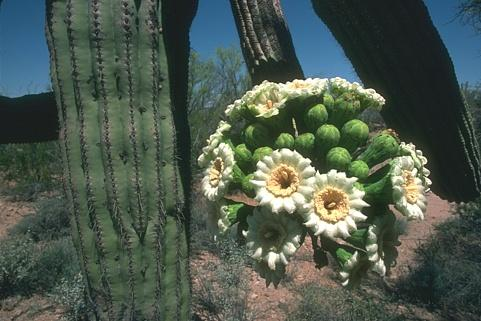
#> input picture Project1/A53097130/data/img/19021.jpg, 481 x 321 px, given in place of out.png, which was not available
$ python evaluate.py out.png ../data/img/19021.jpg
#> lines starting #> are read from the running program, lines starting #| are printed output that depends on the picture; after the words box and inside, x2 and y2 are one past the last pixel; in counts of white or black regions, pixels touching at a corner belong together; long printed decimals are rounded; pictures that were not available may be replaced by others from this repository, and a replacement may not be noted
# -*- coding: utf-8 -*-
"""
Created on Fri Mar 25 17:43:50 2016

@author: Apurva Pathak
"""

import cv2
import numpy as np
import argparse

def evaluate(f_img,f_gt):
#> called with f_img = 'out.png', f_gt = '../data/img/19021.jpg'
    accuracy=0.0
    img=cv2.imread(f_img,0);
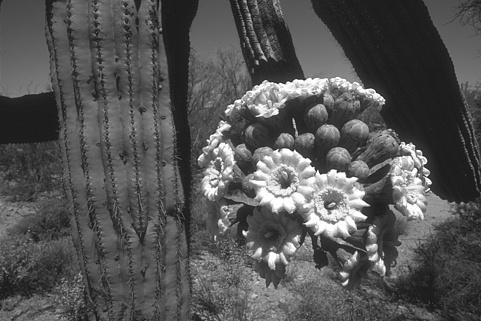
#> img: shape (321, 481); min 12, max 255, mean 84.3
    gt=cv2.imread(f_gt,0);

    (m,n)=np.shape(img)
#> m = 321; n = 481

    for i in range(m):
        for j in range(n):
            if(gt[i,j]>=100):
                gt[i,j]=1
            else:
                gt[i,j]=0
            if(img[i,j]>=100):
                img[i,j]=1
            else:
                img[i,j]=0
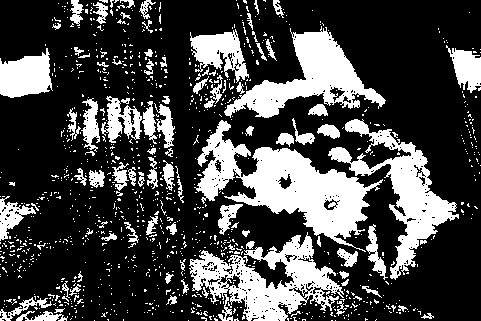
#> gt: shape (321, 481); values 0 (black) and 1 (white), 27.6% white; 1066 white regions (973 under 20 px), largest, box (x1, y1, x2, y2) and area: (194, 120, 383, 252) 8767, (189, 232, 344, 321) 5897, (328, 119, 459, 280) 5348
    f=3 #Filter size
    for i in range(m-f):
        for j in range(n-f):
            im=img[i:i+f,j:j+f]
            gtr=gt[i:i+f,j:j+f]
            if((np.sum(im)==0 and np.sum(gtr)!=0) or (np.sum(gtr)==0 and np.sum(im)!=0)):
                accuracy-=1
            else:
                accuracy+=1
#> after the loop, accuracy = 152004

    if accuracy<0:
        accuracy=0
    return accuracy/(m*n)


def main():
    parser=argparse.ArgumentParser()
    parser.add_argument('output_file_name',help='File name of the image containing the edges.')
    parser.add_argument('ground_truth_file_name',help='File name of the ground truth.')
    args=parser.parse_args()
    result = evaluate(args.output_file_name,args.ground_truth_file_name)
#> result = 0.984
    print('Accuracy  is {}'.format(result))
#| Accuracy  is 0.9845

if __name__ == "__main__":
    main()

$ run again, on Project1/A53097130/data/img/21077.jpg
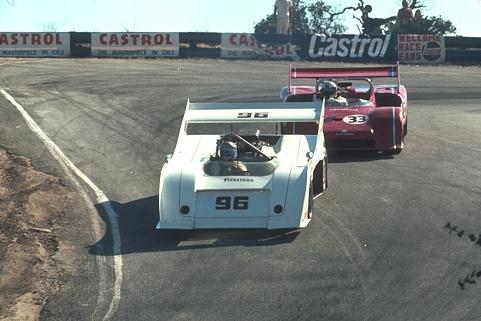
#> input picture Project1/A53097130/data/img/21077.jpg, 481 x 321 px, given in place of out.png, which was not available
#> in evaluate, `img=cv2.imread(f_img,0);`:
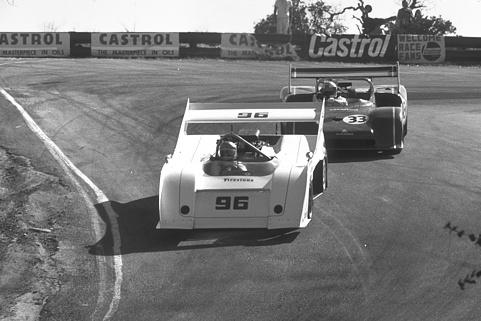
#> img: shape (321, 481); min 0, max 255, mean 123.6
#> after the loop in evaluate, `for i in range(m):`:
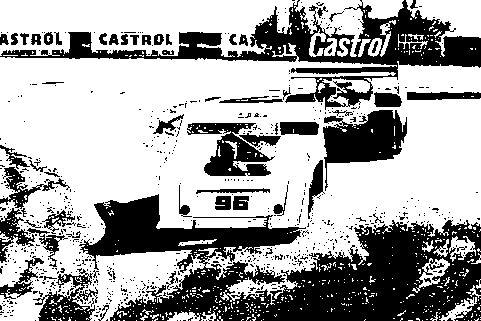
#> gt: shape (321, 481); values 0 (black) and 1 (white), 65% white; 722 black regions (661 under 20 px), largest, box (x1, y1, x2, y2) and area: (79, 194, 481, 321) 25400, (0, 0, 481, 110) 11985, (323, 110, 407, 191) 3365
#> after the loop in evaluate, `for i in range(m-f):`: accuracy = 152004
#> result = 0.984
#| Accuracy  is 0.9845
